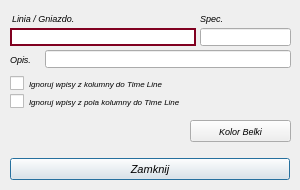
<?xml version="1.0" encoding="UTF-8"?>
<ui version="4.0">
 <class>Edytor_Tabeli</class>
 <widget class="QDialog" name="Edytor_Tabeli">
  <property name="geometry">
   <rect>
    <x>0</x>
    <y>0</y>
    <width>300</width>
    <height>190</height>
   </rect>
  </property>
  <property name="sizePolicy">
   <sizepolicy hsizetype="Ignored" vsizetype="Preferred">
    <horstretch>0</horstretch>
    <verstretch>0</verstretch>
   </sizepolicy>
  </property>
  <property name="font">
   <font>
    <family>MS Shell Dlg 2</family>
    <pointsize>8</pointsize>
    <italic>true</italic>
   </font>
  </property>
  <property name="windowTitle">
   <string>Edytor_Tabeli</string>
  </property>
  <widget class="QLabel" name="label_2">
   <property name="geometry">
    <rect>
     <x>572</x>
     <y>-19</y>
     <width>23</width>
     <height>17</height>
    </rect>
   </property>
   <property name="text">
    <string>Ser.</string>
   </property>
  </widget>
  <widget class="QLineEdit" name="title_text_right_2">
   <property name="geometry">
    <rect>
     <x>45</x>
     <y>50</y>
     <width>246</width>
     <height>18</height>
    </rect>
   </property>
   <property name="font">
    <font>
     <family>MS Shell Dlg 2</family>
     <pointsize>6</pointsize>
     <italic>false</italic>
     <bold>false</bold>
    </font>
   </property>
   <property name="text">
    <string/>
   </property>
  </widget>
  <widget class="QLineEdit" name="title_text_left">
   <property name="geometry">
    <rect>
     <x>10</x>
     <y>28</y>
     <width>186</width>
     <height>18</height>
    </rect>
   </property>
   <property name="font">
    <font>
     <family>MS Shell Dlg 2</family>
     <pointsize>7</pointsize>
     <italic>false</italic>
     <bold>false</bold>
    </font>
   </property>
   <property name="styleSheet">
    <string notr="true">border: 2px solid #800020;</string>
   </property>
   <property name="text">
    <string/>
   </property>
  </widget>
  <widget class="QLabel" name="selftext_items1_2">
   <property name="geometry">
    <rect>
     <x>10</x>
     <y>50</y>
     <width>31</width>
     <height>18</height>
    </rect>
   </property>
   <property name="font">
    <font>
     <family>MS Shell Dlg 2</family>
     <pointsize>7</pointsize>
     <italic>true</italic>
     <bold>false</bold>
    </font>
   </property>
   <property name="text">
    <string>Opis.</string>
   </property>
  </widget>
  <widget class="QLineEdit" name="tylko_na_form_2">
   <property name="geometry">
    <rect>
     <x>200</x>
     <y>28</y>
     <width>91</width>
     <height>18</height>
    </rect>
   </property>
   <property name="font">
    <font>
     <family>MS Shell Dlg 2</family>
     <pointsize>7</pointsize>
     <italic>false</italic>
     <bold>false</bold>
    </font>
   </property>
   <property name="text">
    <string/>
   </property>
  </widget>
  <widget class="QLabel" name="selftext_items2">
   <property name="geometry">
    <rect>
     <x>12</x>
     <y>9</y>
     <width>121</width>
     <height>18</height>
    </rect>
   </property>
   <property name="font">
    <font>
     <family>MS Shell Dlg 2</family>
     <pointsize>7</pointsize>
     <italic>true</italic>
     <bold>false</bold>
    </font>
   </property>
   <property name="text">
    <string>Linia / Gniazdo. </string>
   </property>
  </widget>
  <widget class="QLabel" name="selftext_items3_2">
   <property name="geometry">
    <rect>
     <x>200</x>
     <y>9</y>
     <width>41</width>
     <height>18</height>
    </rect>
   </property>
   <property name="font">
    <font>
     <family>MS Shell Dlg 2</family>
     <pointsize>7</pointsize>
     <italic>true</italic>
     <bold>false</bold>
    </font>
   </property>
   <property name="text">
    <string>Spec.</string>
   </property>
  </widget>
  <widget class="QPushButton" name="Zamyka_edycje_3">
   <property name="geometry">
    <rect>
     <x>10</x>
     <y>158</y>
     <width>280</width>
     <height>22</height>
    </rect>
   </property>
   <property name="font">
    <font>
     <family>MS Shell Dlg 2</family>
     <pointsize>8</pointsize>
     <italic>true</italic>
     <bold>false</bold>
    </font>
   </property>
   <property name="text">
    <string>Zamknij</string>
   </property>
  </widget>
  <widget class="QPushButton" name="title_colors">
   <property name="geometry">
    <rect>
     <x>190</x>
     <y>120</y>
     <width>101</width>
     <height>22</height>
    </rect>
   </property>
   <property name="font">
    <font>
     <family>MS Shell Dlg 2</family>
     <pointsize>7</pointsize>
     <italic>true</italic>
     <bold>false</bold>
    </font>
   </property>
   <property name="text">
    <string>Kolor Belki</string>
   </property>
  </widget>
  <widget class="QCheckBox" name="title_text_right_1">
   <property name="geometry">
    <rect>
     <x>10</x>
     <y>75</y>
     <width>231</width>
     <height>17</height>
    </rect>
   </property>
   <property name="font">
    <font>
     <family>MS Shell Dlg 2</family>
     <pointsize>6</pointsize>
     <italic>true</italic>
    </font>
   </property>
   <property name="text">
    <string>Ignoruj wpisy z kolumny do Time Line</string>
   </property>
  </widget>
  <widget class="QCheckBox" name="header_line4">
   <property name="geometry">
    <rect>
     <x>10</x>
     <y>93</y>
     <width>241</width>
     <height>17</height>
    </rect>
   </property>
   <property name="font">
    <font>
     <family>MS Shell Dlg 2</family>
     <pointsize>6</pointsize>
     <italic>true</italic>
    </font>
   </property>
   <property name="text">
    <string>Ignoruj wpisy z pola kolumny do Time Line</string>
   </property>
  </widget>
 </widget>
 <resources/>
 <connections/>
</ui>
